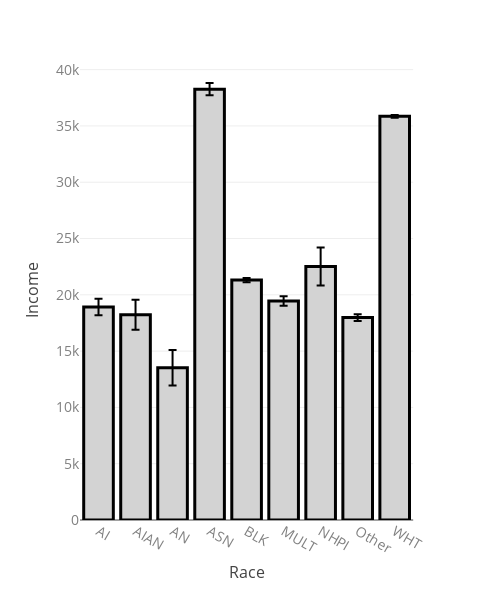

Write notebook code for a chart like this one.
### Code cell
def visualize_descriptives():
    #everytime you use this, change your x and your data...
    descriptives_race.reset_index(inplace=True)
    graph = plt.bar(descriptives_race, x = 'RAC1P', y = "mean", error_x = "sem", error_y = "sem", template='none', width=500, 
                labels = {"mean": "Income", 'RAC1P': "Race"}) 
    
    graph.update_traces(marker_color="#d3d3d3")
    graph.update_traces(marker= dict(line={"width":3,"color":"#000000"}))

    graph.update_xaxes(title_font={"size":16}, tickfont = {"size":14, "color":"gray"})
    graph.update_yaxes(title_font={"size":16}, tickfont = {"size":14, "color":"gray"})


    graph.show()
    
    import plotly.express as px
    
visualize_descriptives()

### Figure 1 — Plotly figure (JSON) as saved in the notebook; plotly's stock layout.template omitted (floating-point values rounded to 4 significant figures)
{"data": [{"alignmentgroup": "True", "error_x": {"array": [730.9, 1330.0, 1578.0, 544.4, 190.3, 420.6, 1687.0, 292.5, 124.5]}, "error_y": {"array": [730.9, 1330.0, 1578.0, 544.4, 190.3, 420.6, 1687.0, 292.5, 124.5]}, "hoverlabel": {"namelength": 0}, "hovertemplate": "Race=%{x}<br>Income=%{y}", "legendgroup": "", "marker": {"color": "#d3d3d3", "line": {"color": "#000000", "width": 3}}, "name": "", "offsetgroup": "", "orientation": "v", "showlegend": false, "textposition": "auto", "type": "bar", "x": ["AI", "AIAN", "AN", "ASN", "BLK", "MULT", "NHPI", "Other", "WHT"], "xaxis": "x", "y": [18920.0, 18220.0, 13520.0, 38270.0, 21310.0, 19460.0, 22520.0, 17980.0, 35850.0], "yaxis": "y"}], "layout": {"barmode": "relative", "height": 600, "legend": {"tracegroupgap": 0}, "margin": {"t": 60}, "width": 500, "xaxis": {"anchor": "y", "domain": [0, 0.98], "tickfont": {"color": "gray", "size": 14}, "title": {"font": {"size": 16}, "text": "Race"}}, "yaxis": {"anchor": "x", "domain": [0, 1], "tickfont": {"color": "gray", "size": 14}, "title": {"font": {"size": 16}, "text": "Income"}}}}
